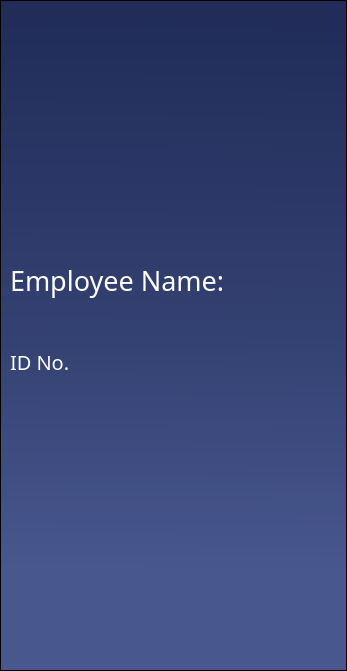
  <widget class="QFrame" name="empSideBar">
   <property name="geometry">
    <rect>
     <x>0</x>
     <y>-1</y>
     <width>347</width>
     <height>671</height>
    </rect>
   </property>
   <property name="minimumSize">
    <size>
     <width>347</width>
     <height>665</height>
    </size>
   </property>
   <property name="styleSheet">
    <string notr="true">background-color: qlineargradient(spread:pad, x1:0.508, y1:0.0340909, x2:0.503051, y2:1, stop:0 rgba(33, 44, 89, 255), stop:0.497175 rgba(52, 66, 115, 255), stop:0.847458 rgba(72, 87, 142, 255));
border: 1px solid black</string>
   </property>
   <property name="frameShape">
    <enum>QFrame::StyledPanel</enum>
   </property>
   <property name="frameShadow">
    <enum>QFrame::Raised</enum>
   </property>
   <widget class="QLabel" name="label">
    <property name="geometry">
     <rect>
      <x>90</x>
      <y>70</y>
      <width>161</width>
      <height>181</height>
     </rect>
    </property>
    <property name="styleSheet">
     <string notr="true">border: none; background: none</string>
    </property>
    <property name="text">
     <string/>
    </property>
    <property name="pixmap">
     <pixmap>../Icons/user.svg</pixmap>
    </property>
    <property name="scaledContents">
     <bool>false</bool>
    </property>
   </widget>
   <widget class="QLabel" name="lblTitle_2">
    <property name="geometry">
     <rect>
      <x>10</x>
      <y>260</y>
      <width>310</width>
      <height>41</height>
     </rect>
    </property>
    <property name="font">
     <font>
      <family>Poppins</family>
      <pointsize>20</pointsize>
      <weight>50</weight>
      <bold>false</bold>
     </font>
    </property>
    <property name="layoutDirection">
     <enum>Qt::LeftToRight</enum>
    </property>
    <property name="styleSheet">
     <string notr="true">color: white; border: none; background: none;</string>
    </property>
    <property name="text">
     <string>Employee Name:</string>
    </property>
    <property name="alignment">
     <set>Qt::AlignLeading|Qt::AlignLeft|Qt::AlignVCenter</set>
    </property>
   </widget>
   <widget class="QLabel" name="lblTitle_3">
    <property name="geometry">
     <rect>
      <x>10</x>
      <y>341</y>
      <width>311</width>
      <height>41</height>
     </rect>
    </property>
    <property name="font">
     <font>
      <family>Poppins</family>
      <pointsize>15</pointsize>
      <weight>50</weight>
      <bold>false</bold>
     </font>
    </property>
    <property name="styleSheet">
     <string notr="true">color: white; border: none; background: none;</string>
    </property>
    <property name="text">
     <string>ID No.</string>
    </property>
   </widget>
   <widget class="QLabel" name="nameDisplay">
    <property name="geometry">
     <rect>
      <x>20</x>
      <y>300</y>
      <width>291</width>
      <height>41</height>
     </rect>
    </property>
    <property name="font">
     <font>
      <family>Poppins</family>
      <pointsize>14</pointsize>
      <weight>50</weight>
      <bold>false</bold>
     </font>
    </property>
    <property name="layoutDirection">
     <enum>Qt::LeftToRight</enum>
    </property>
    <property name="styleSheet">
     <string notr="true">color: white; border: none; background: none;</string>
    </property>
    <property name="text">
     <string/>
    </property>
    <property name="alignment">
     <set>Qt::AlignLeading|Qt::AlignLeft|Qt::AlignVCenter</set>
    </property>
   </widget>
   <widget class="QLabel" name="idDisplay">
    <property name="geometry">
     <rect>
      <x>20</x>
      <y>381</y>
      <width>291</width>
      <height>41</height>
     </rect>
    </property>
    <property name="font">
     <font>
      <family>Poppins</family>
      <pointsize>14</pointsize>
      <weight>50</weight>
      <bold>false</bold>
     </font>
    </property>
    <property name="layoutDirection">
     <enum>Qt::LeftToRight</enum>
    </property>
    <property name="styleSheet">
     <string notr="true">color: white; border: none; background: none;</string>
    </property>
    <property name="text">
     <string/>
    </property>
    <property name="alignment">
     <set>Qt::AlignLeading|Qt::AlignLeft|Qt::AlignVCenter</set>
    </property>
   </widget>
  </widget>
